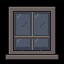

This game map was drawn from its Tiled (.tmx) file and the tilesets committed beside it. A one-line description and the full map source follow:
An orthogonal 2x2 tile map with 32x32 px tiles, 1 tile layer (Assembly), 3 tilesets.

<map version="1.10" orientation="orthogonal" renderorder="right-down" width="2" height="2" tilewidth="32" tileheight="32" infinite="0" nextlayerid="2" nextobjectid="1">
  <tileset firstgid="1" source="../floors.tsx" />
  <tileset firstgid="321" source="../walls.tsx" />
  <tileset firstgid="961" source="../architecture.tsx" />
  <layer id="1" name="Assembly" width="2" height="2">
    <data encoding="csv">
1477,1478,
1493,1494
</data>
  </layer>
</map>
